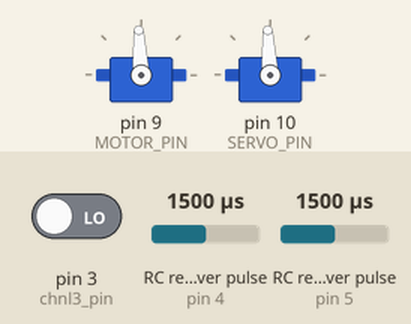
Simulated run of this sketch. Board: Arduino Uno, built with avr-gcc and run on an emulated ATmega328P. Shown: 2 × servo. Wiring (inferred from the names in the program): 2 × RC receiver channel: data pin 4 / data pin 5. The test bench sets the inputs (shaded band); at power-on: pin 3 (chnl3_pin) LOW, RC receiver pulse (sensors on pin 4, pin 5) 1500 µs. What the sketch prints to the serial monitor is not drawn.

Above: at 0.05 s.
At 8.55 s:
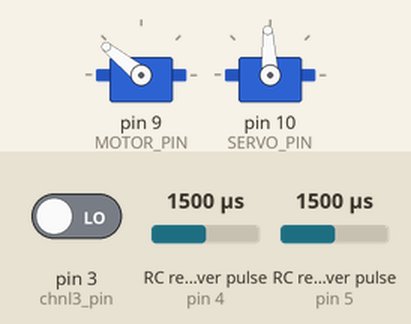
At 21.55 s:
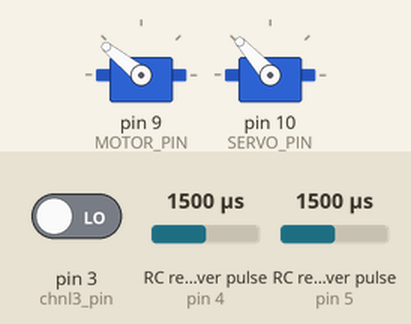
Timing chart, 0 to 28.1 s (numbered marks = the images above):
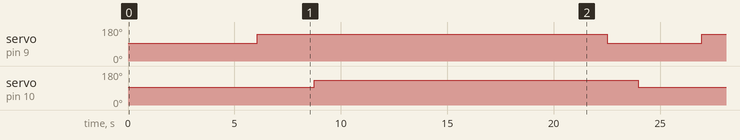

Measured:
- by itself, servo on pin 9 (MOTOR_PIN): alternates 141° for 17.2 s and 93° for 4.4 s
- by itself, servo on pin 10 (SERVO_PIN): alternates 132° for 16.0 s and 93° for 5.7 s

The sketch:

receiver_read.ino
```cpp
#include <Servo.h>
#include <EnableInterrupt.h>

const int chnl3_pin = 3;

class Car {
  public:

    void initActuators();
    void initRCInput();

    void no_movement();
    void writeToActuators();

    float steer_pwm = 1500.00;
    float throttle_pwm = 1500.00;

    uint16_t getRCThrottle();
    uint16_t getRCSteering();

    void calcThrottle();
    void calcSteering();

    void readAndCopyInputs();

  private:
    const int THROTTLE_FLAG = 1;
    const int STEERING_FLAG = 2;
    volatile uint8_t updateFlagsShared;
    uint8_t updateFlags;
    uint32_t throttleStart;
    uint32_t steeringStart;
    volatile uint16_t throttleInShared;
    volatile uint16_t steeringInShared;
    uint16_t throttleIn = 1500;
    uint16_t steeringIn = 1500;

    const int MOTOR_PIN = 9;
    const int SERVO_PIN = 10;

    Servo throttle;
    Servo steering;

    const int THROTTLE_PIN = 4;
    const int STEERING_PIN  = 5;

    float neutral_pwm = 1500.00;

    const int MOTOR_MAX = 2000;
    const int MOTOR_MIN = 800;
    const int MOTOR_NEUTRAL = 1500;
    const int THETA_CENTER = 1500;
    const int THETA_MAX = 1900;
    const int THETA_MIN = 1100;

    uint16_t microseconds2PWM(uint16_t microseconds);
    float saturateMotor(float x);
    float saturateServo(float x);

};

Car car;

void setup() {
  car.initActuators();
  car.initRCInput();
  Serial.begin(9600);
}

// introduces delay of 1 ms by measuring PWM rise and fall

void loop() {
  car.readAndCopyInputs();
  car.writeToActuators();
  Serial.print(car.getRCThrottle());
  Serial.print("  ");
  Serial.print(car.getRCSteering());
  Serial.println();
  if (digitalRead(chnl3_pin) == HIGH) {

    car.writeToActuators();

  } else {

    car.no_movement();

  }
}

float Car::saturateMotor(float x) {
  if (x > MOTOR_MAX) {
    x = MOTOR_MAX;
  }
  if (x < MOTOR_MIN) {
    x = MOTOR_MIN;
  }
  return x;
}

float Car::saturateServo(float x) {
  if (x > THETA_MAX) {
    x = THETA_MAX;
  }
  if (x < THETA_MIN) {
    x = THETA_MIN;
  }
  return x;
}

void Car::initActuators() {
  throttle.attach(MOTOR_PIN);
  steering.attach(SERVO_PIN);
}

void Car::initRCInput() {
  pinMode(THROTTLE_PIN, INPUT_PULLUP);
  pinMode(STEERING_PIN, INPUT_PULLUP);
  enableInterrupt(THROTTLE_PIN, calcThrottleCallback, CHANGE);
  enableInterrupt(STEERING_PIN, calcSteeringCallback, CHANGE);
}

void Car::calcThrottle() {
  if (digitalRead(THROTTLE_PIN) == HIGH) {
    throttleStart = micros();
  } else {
    throttleInShared = (uint16_t)(micros() - throttleStart);
    updateFlagsShared |= THROTTLE_FLAG;
  }
  Serial.print("interrupt");
}

void Car::calcSteering() {
  if (digitalRead(STEERING_PIN) == HIGH) {
    steeringStart = micros();
  } else {
    steeringInShared = (uint16_t)(micros() - steeringStart);
    updateFlagsShared |= STEERING_FLAG;
  }
  Serial.print("interrupt");
}

void Car::readAndCopyInputs() {
  // check shared update flags to see if any channels have a new signal
  if (updateFlagsShared) {
    // Turn off interrupts, make local copies of variables set by interrupts,
    // then turn interrupts back on. Without doing this, an interrupt could
    // update a shared multibyte variable while the loop is in the middle of
    // reading it
    noInterrupts();
    // make local copies
    updateFlags = updateFlagsShared;
    if (updateFlags & THROTTLE_FLAG) {
      throttleIn = throttleInShared;
    }
    if (updateFlags & STEERING_FLAG) {
      steeringIn = steeringInShared;
    }
    updateFlagsShared = 0;
    interrupts();
  }
}

void Car::no_movement() {
  throttle.writeMicroseconds( (uint16_t) neutral_pwm );
  steering.writeMicroseconds( (uint16_t) neutral_pwm );
}

void Car::writeToActuators() {
  throttle.writeMicroseconds( (uint16_t) saturateMotor( throttleIn ) );
  steering.writeMicroseconds( (uint16_t) saturateServo( steeringIn ) );
}

void calcSteeringCallback() {
  car.calcSteering();
}
void calcThrottleCallback() {
  car.calcThrottle();
}

uint16_t Car::getRCThrottle() {
  return throttleIn;
}
uint16_t Car::getRCSteering() {
  return steeringIn;
}
```
